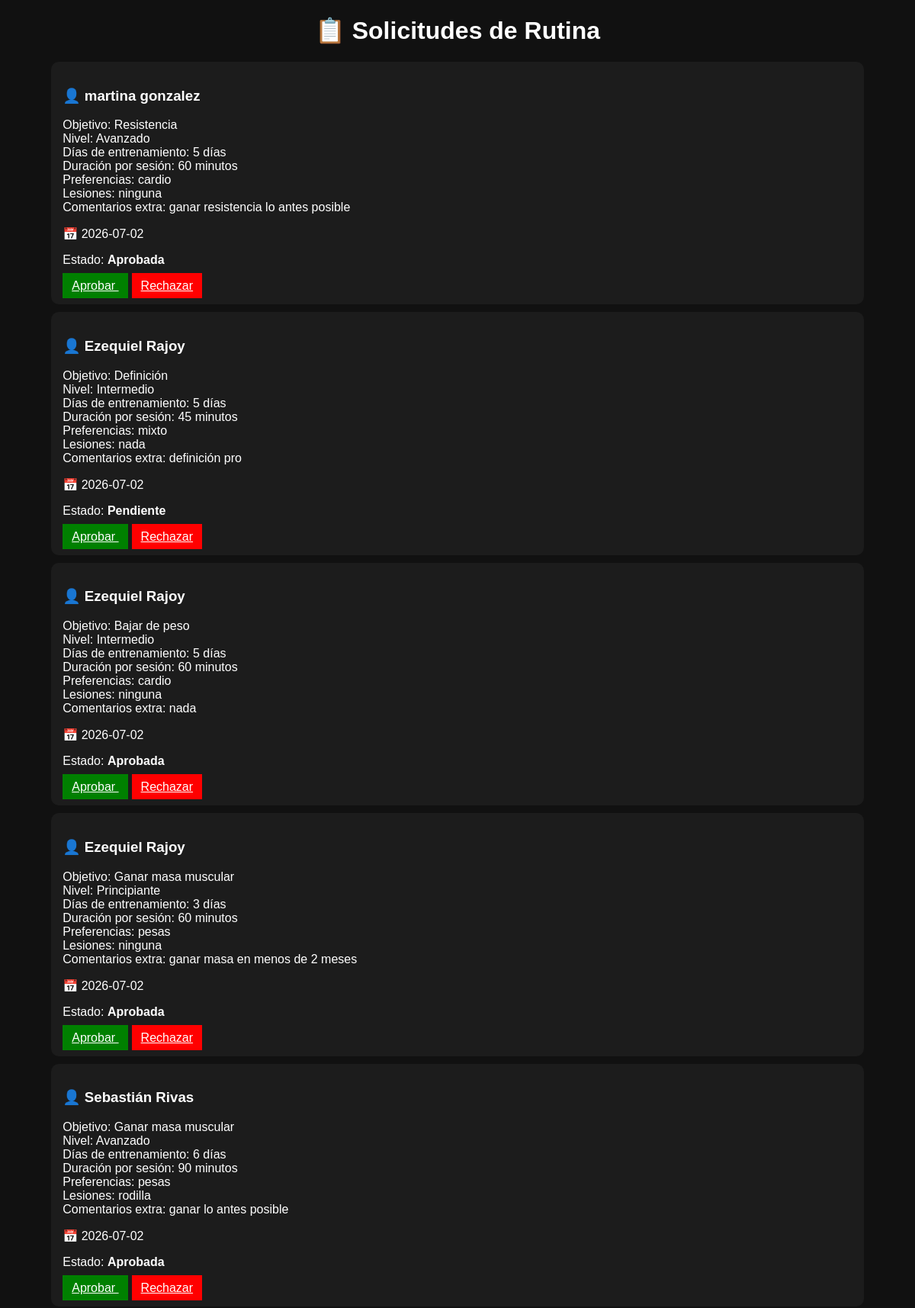
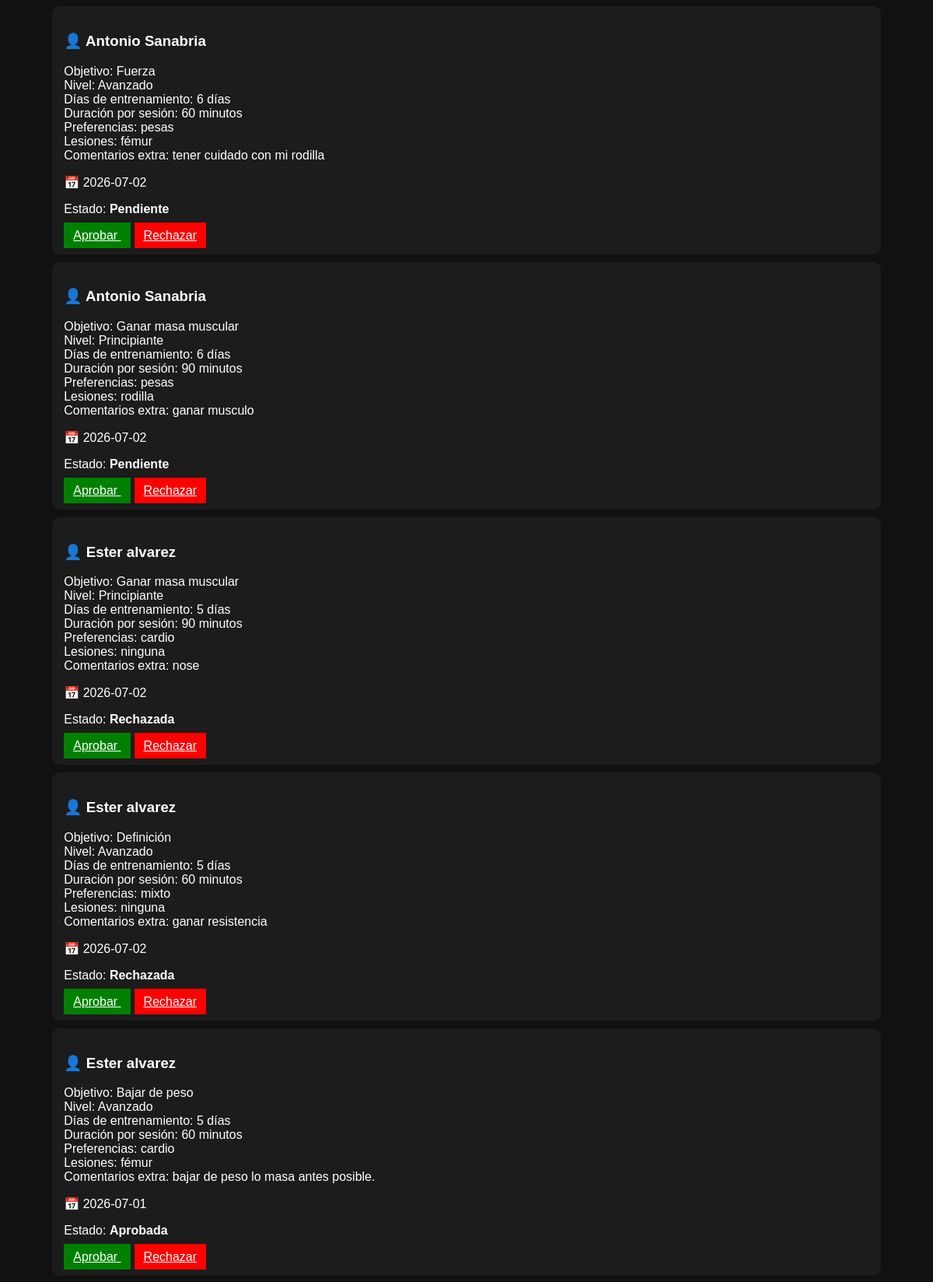
The page /admin/solicitudes_rutina.php (signed in, upper part) on the database its author committed (2 pictures, top to bottom).
### tables this page shows
CREATE TABLE `solicitudes_rutina` (
  `id_solicitud` int(11) NOT NULL AUTO_INCREMENT,
  `id_cliente` int(11) DEFAULT NULL,
  `descripcion` text DEFAULT NULL,
  `estado` varchar(20) DEFAULT NULL,
  `fecha_solicitud` date DEFAULT NULL,
  PRIMARY KEY (`id_solicitud`)
);

CREATE TABLE `clientes` (
  `id_cliente` int(11) NOT NULL AUTO_INCREMENT,
  `id_tipo_documento` int(11) NOT NULL,
  `numero_documento` varchar(20) NOT NULL,
  `nombre` varchar(50) NOT NULL,
  `apellido` varchar(50) NOT NULL,
  `telefono` varchar(20) DEFAULT NULL,
  `email` varchar(100) DEFAULT NULL,
  `direccion` varchar(100) DEFAULT NULL,
  `fecha_nacimiento` date DEFAULT NULL,
  `fecha_registro` date NOT NULL,
  `estado` enum('Activo','Inactivo','Suspendido') NOT NULL,
  `usuario` varchar(50) NOT NULL,
  `contrasena` varchar(255) NOT NULL,
  `id_usuario` int(11) DEFAULT NULL,
  PRIMARY KEY (`id_cliente`),
  UNIQUE KEY `numero_documento` (`numero_documento`),
  UNIQUE KEY `usuario` (`usuario`),
  UNIQUE KEY `email` (`email`),
  KEY `id_tipo_documento` (`id_tipo_documento`),
  CONSTRAINT `clientes_ibfk_1` FOREIGN KEY (`id_tipo_documento`) REFERENCES `tipo_documento` (`id_tipo_documento`)
);

### admin/solicitudes_rutina.php (the view, shortened to what this page needs)
<?php
include("../php/conexion.php");
$sql = "SELECT
            sr.id_solicitud,
            sr.descripcion,
            sr.estado,
            sr.fecha_solicitud,
            c.id_cliente,
            c.nombre,
            c.apellido
        FROM solicitudes_rutina sr
        INNER JOIN clientes c
        ON sr.id_cliente = c.id_cliente
        ORDER BY sr.id_solicitud DESC";
$resultado = mysqli_query($conexion, $sql);
?>
<!DOCTYPE html>
<html lang="es">
<head>
</head>
<body>
<h1 align="center">📋 Solicitudes de Rutina</h1>
<div class="container">
<?php while($row = mysqli_fetch_assoc($resultado)) { ?>
    <div class="card">
        <h3>
            👤 <?= $row['nombre'] . " " . $row['apellido'] ?>
        </h3>
        <p><?= nl2br($row['descripcion']) ?></p>
        <p>📅 <?= $row['fecha_solicitud'] ?></p>
        <p>
            Estado:
            <b><?= $row['estado'] ?></b>
        </p>
        <a class="btn aprobar" href="aprobar_rutina.php?id=<?= $row['id_solicitud'] ?>">
            Aprobar
        </a>
        <a class="btn rechazar" href="rechazar_rutina.php?id=<?= $row['id_solicitud'] ?>">
            Rechazar
        </a>
    </div>
<?php } ?>
</div>
</body>
</html>

### admin/solicitudes_rutina.php (style rules this page uses)
body { background:#111; color:white; font-family:Arial; }
.container { width:90%; margin:auto; }
.card { background:#1c1c1c; padding:15px; margin:10px 0; border-radius:10px; }
.btn { padding:8px 12px; margin-right:5px; border:none; cursor:pointer; }
.aprobar { background:green;color:white; }
.rechazar { background:red;color:white; }

### rows shown on the page
solicitudes_rutina: id_cliente.nombre "martina", id_cliente.apellido "gonzalez", descripcion "Objetivo: Resistencia Nivel: Avanzado Días de entrenamiento: 5 días Duración por sesión: 60 minutos Preferencias: cardio Lesiones: ninguna Comentarios extra: ganar resistencia lo antes posible", fecha_solicitud "2026-07-02", estado "Aprobada"
solicitudes_rutina: id_cliente.nombre "Ezequiel", id_cliente.apellido "Rajoy", descripcion "Objetivo: Definición Nivel: Intermedio Días de entrenamiento: 5 días Duración por sesión: 45 minutos Preferencias: mixto Lesiones: nada Comentarios extra: definición pro", fecha_solicitud "2026-07-02", estado "Pendiente"
solicitudes_rutina: id_cliente.nombre "Ezequiel", id_cliente.apellido "Rajoy", descripcion "Objetivo: Bajar de peso Nivel: Intermedio Días de entrenamiento: 5 días Duración por sesión: 60 minutos Preferencias: cardio Lesiones: ninguna Comentarios extra: nada", fecha_solicitud "2026-07-02", estado "Aprobada"
solicitudes_rutina: id_cliente.nombre "Ezequiel", id_cliente.apellido "Rajoy", descripcion "Objetivo: Ganar masa muscular Nivel: Principiante Días de entrenamiento: 3 días Duración por sesión: 60 minutos Preferencias: pesas Lesiones: ninguna Comentarios extra: ganar masa en menos de 2 meses", fecha_solicitud "2026-07-02", estado "Aprobada"
solicitudes_rutina: id_cliente.nombre "Sebastián", id_cliente.apellido "Rivas", descripcion "Objetivo: Ganar masa muscular Nivel: Avanzado Días de entrenamiento: 6 días Duración por sesión: 90 minutos Preferencias: pesas Lesiones: rodilla Comentarios extra: ganar lo antes posible", fecha_solicitud "2026-07-02", estado "Aprobada"
solicitudes_rutina: id_cliente.nombre "Antonio", id_cliente.apellido "Sanabria", descripcion "Objetivo: Fuerza Nivel: Avanzado Días de entrenamiento: 6 días Duración por sesión: 60 minutos Preferencias: pesas Lesiones: fémur Comentarios extra: tener cuidado con mi rodilla", fecha_solicitud "2026-07-02", estado "Pendiente"
solicitudes_rutina: id_cliente.nombre "Antonio", id_cliente.apellido "Sanabria", descripcion "Objetivo: Ganar masa muscular Nivel: Principiante Días de entrenamiento: 6 días Duración por sesión: 90 minutos Preferencias: pesas Lesiones: rodilla Comentarios extra: ganar musculo", fecha_solicitud "2026-07-02", estado "Pendiente"
solicitudes_rutina: id_cliente.nombre "Ester", id_cliente.apellido "alvarez", descripcion "Objetivo: Ganar masa muscular Nivel: Principiante Días de entrenamiento: 5 días Duración por sesión: 90 minutos Preferencias: cardio Lesiones: ninguna Comentarios extra: nose", fecha_solicitud "2026-07-02", estado "Rechazada"
solicitudes_rutina: id_cliente.nombre "Ester", id_cliente.apellido "alvarez", descripcion "Objetivo: Definición Nivel: Avanzado Días de entrenamiento: 5 días Duración por sesión: 60 minutos Preferencias: mixto Lesiones: ninguna Comentarios extra: ganar resistencia", fecha_solicitud "2026-07-02", estado "Rechazada"
solicitudes_rutina: id_cliente.nombre "Ester", id_cliente.apellido "alvarez", descripcion "Objetivo: Bajar de peso Nivel: Avanzado Días de entrenamiento: 5 días Duración por sesión: 60 minutos Preferencias: cardio Lesiones: fémur Comentarios extra: bajar de peso lo masa antes posible.", fecha_solicitud "2026-07-01", estado "Aprobada"
